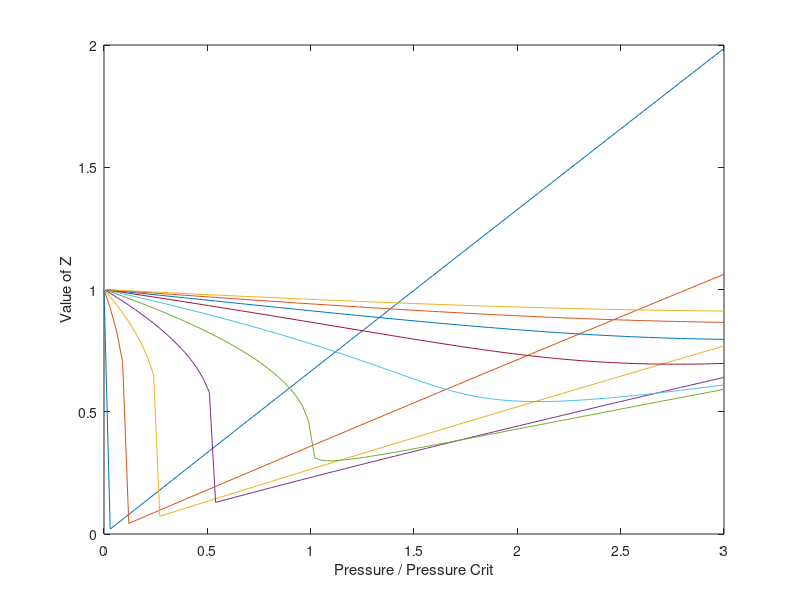

The MATLAB source for this figure:
function zvals = zval_vector(~)
    tr = linspace(0.2,2,10);
    pr = linspace(0,3,101);
    for i = 1:length(tr)
        for j = 1:length(pr)
            A = (27*pr(j))/(64*tr(i)^2);
            B = (pr(j))/(8*tr(i));
            coeff_vector = [1, -(B+1), A, -(A*B)];
            temp_val = roots(coeff_vector);
            temp_val = temp_val(imag(temp_val)==0);
            temp_val = max(temp_val);
            disp(temp_val);
            if tr < 1 & temp_val < (0.375*(pr(j)/tr(i)))
                zvals(i,j) = NaN;
            else
                zvals(i,j) = temp_val;
            end
        end
    end
    plot(pr, zvals)
    xlabel("Pressure / Pressure Crit")
    ylabel("Value of Z")
end